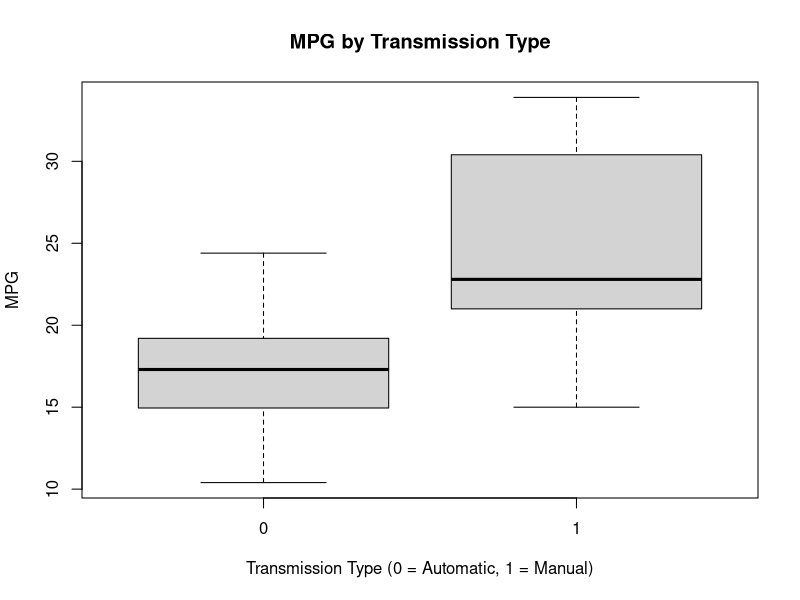
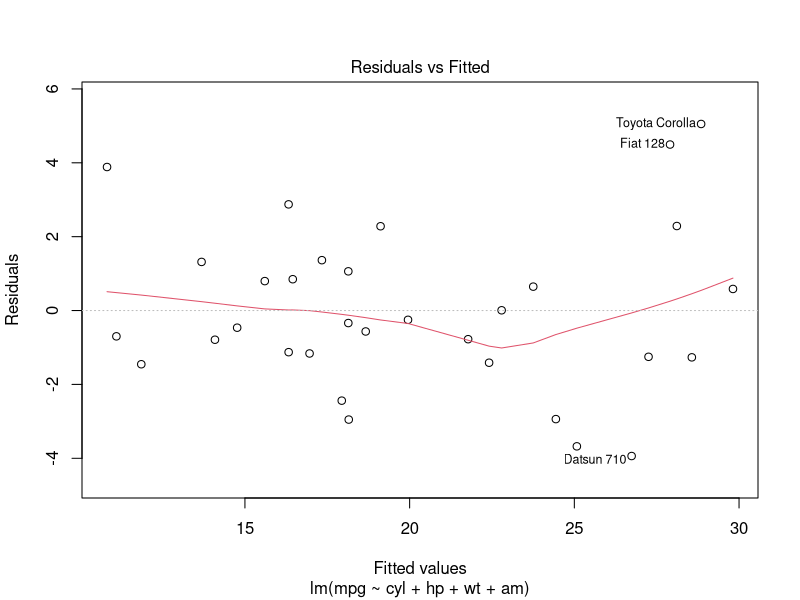
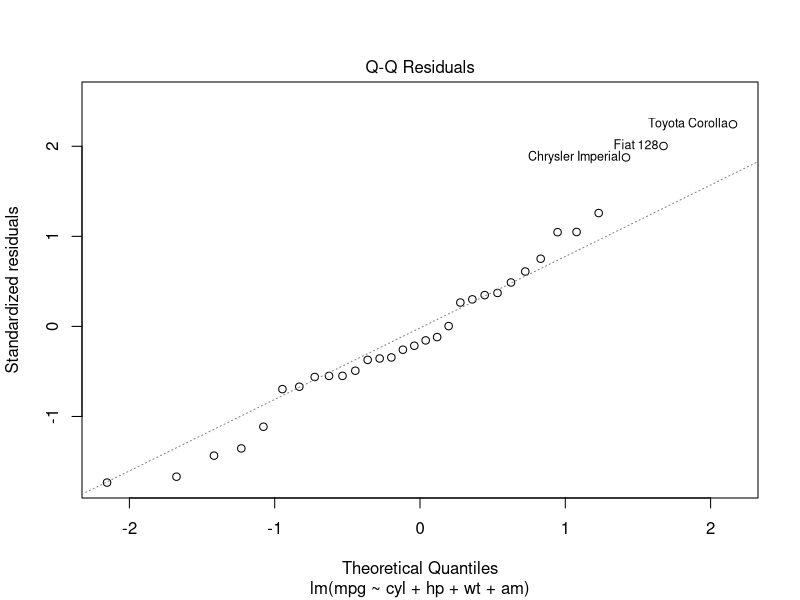
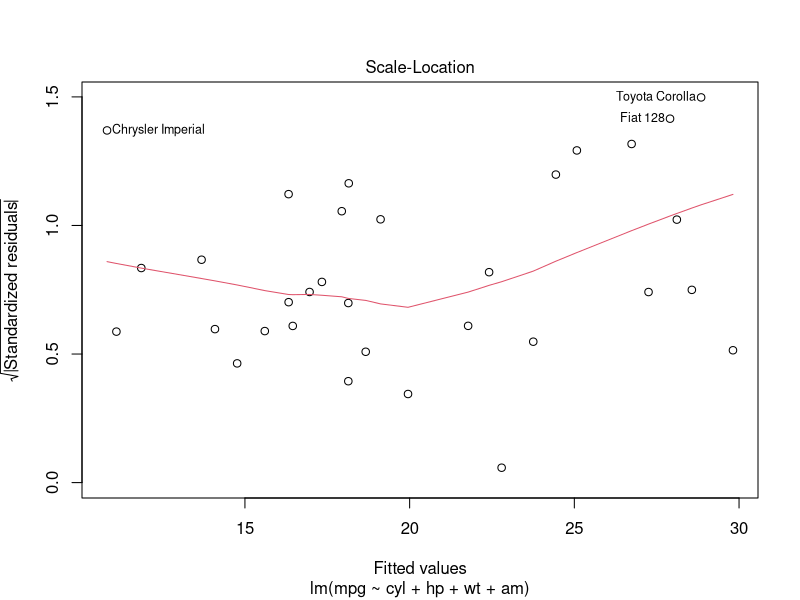
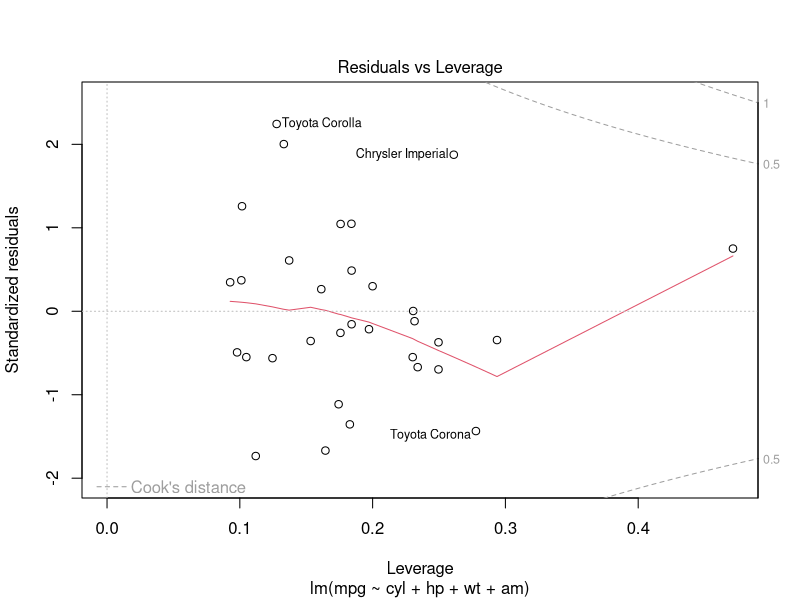

Write the R code that produced these figures, in order.
## ---- chunk 1
knitr::opts_chunk$set(echo = TRUE)
## ---- chunk 2
library(ggplot2)
data(mtcars)
head(mtcars, n=3)
dim(mtcars)
mtcars$cyl <- as.factor(mtcars$cyl)
mtcars$vs <- as.factor(mtcars$vs)
mtcars$am <- factor(mtcars$am)
mtcars$gear <- factor(mtcars$gear)
mtcars$carb <- factor(mtcars$carb)
attach(mtcars)
## ---- chunk 3
testResults <- t.test(mpg ~ am)
testResults$p.value
## ---- chunk 4
testResults$estimate
## ---- chunk 5
fullModelFit <- lm(mpg ~ ., data = mtcars)
summary(fullModelFit)  # results hidden
summary(fullModelFit)$coeff  # results hidden
## ---- chunk 6
stepFit <- step(fullModelFit)
summary(stepFit) # results hidden
summary(stepFit)$coeff # results hidden
## ---- chunk 7
sum((abs(dfbetas(stepFit)))>1)
## ---- chunk 8
boxplot(mpg ~ am, 
        xlab="Transmission Type (0 = Automatic, 1 = Manual)", 
        ylab="MPG",
        main="MPG by Transmission Type")
## ---- chunk 9
par(mfrow = c(1, 1))
plot(stepFit)
